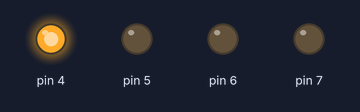
This sketch was run on a simulated Arduino Uno, built with avr-gcc and run on an emulated ATmega328P. On the bench: output pins drawn as LEDs (lit = HIGH).

Above: at 0.2 s.
At 1.7 s:
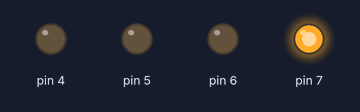
At 2.2 s:
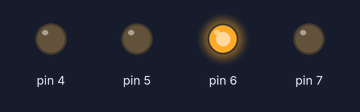
At 5.7 s:
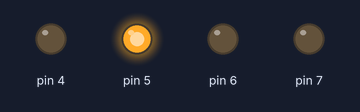
Timing chart, 0 to 6.9 s (numbered marks = the images above):
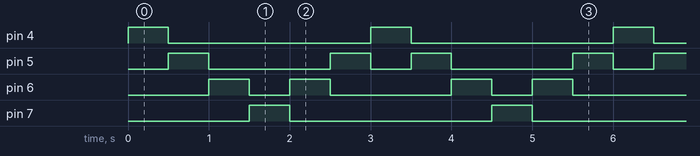

Measured:
- by itself, pin 4, pin 7: alternates HIGH for 0.50 s and LOW for 2.5 s
- by itself, pin 5: repeats every 3.0 s: LOW 1.5 s, HIGH 0.50 s, LOW 0.50 s, HIGH 0.50 s
- by itself, pin 6: repeats every 3.0 s: LOW 0.50 s, HIGH 0.50 s, LOW 1.5 s, HIGH 0.50 s

The sketch:

4_LEDs.ino
```cpp
void setup() {
  // initialize digital pins 4,5,6,7 as an output.
  pinMode(4, OUTPUT);
  pinMode(5, OUTPUT);
  pinMode(6, OUTPUT);
  pinMode(7, OUTPUT);
}

void loop() {
  // Set pin 4 to hight for 500 msec then back to low
  digitalWrite(4, HIGH);
  delay(500);
  digitalWrite(4, LOW);

   // Set pin 5 to hight for 500 msec then back to low
  digitalWrite(5, HIGH);
  delay(500);
  digitalWrite(5, LOW);

    // Set pin 6 to hight for 500 msec then back to low
  digitalWrite(6, HIGH);
  delay(500);
  digitalWrite(6, LOW);

    // Set pin 7 to hight for 500 msec then back to low
  digitalWrite(7, HIGH);
  delay(500);
  digitalWrite(7, LOW);

    // Set pin 6 to hight for 500 msec then back to low
  digitalWrite(6, HIGH);
  delay(500);
  digitalWrite(6, LOW);

    // Set pin 5 to hight for 500 msec then back to low
  digitalWrite(5, HIGH);
  delay(500);
  digitalWrite(5, LOW);

}
```
